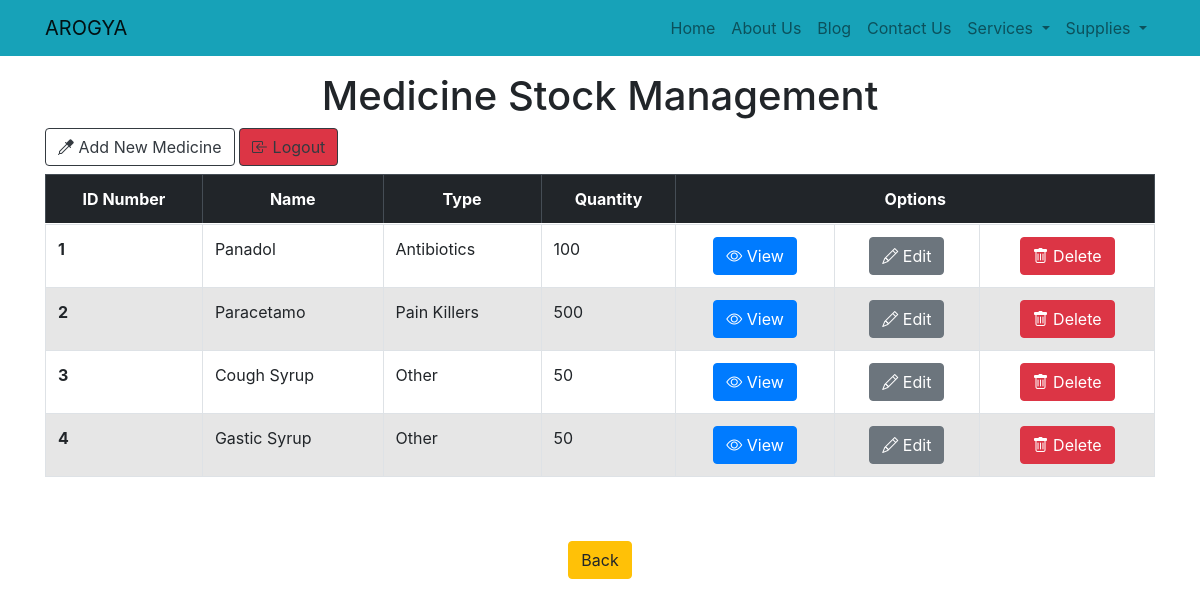
The page /Page_Files/Medicines.php (signed in) on the database its author committed.
### tables this page shows
CREATE TABLE IF NOT EXISTS `medicine` (
  `id` int(10) NOT NULL AUTO_INCREMENT,
  `m_card` varchar(50) NOT NULL,
  `m_name` varchar(50) NOT NULL,
  `m_type` varchar(50) NOT NULL,
  `m_price` varchar(50) NOT NULL,
  `m_quantity` int(50) NOT NULL,
  PRIMARY KEY (`id`)
);

### Page_Files/Medicines.php (the view, shortened to what this page needs)
<?php include "../header.php"?>
<nav class="navbar       navbar-light    bg-info        navbar-expand-sm    fixed-top">
     <div class="container">
          <a href="#" class="navbar-brand" > AROGYA </a>
          <div class="collapse          navbar-collapse"    id="navbarNavDropdown">  <! –– Nav Bar can collapse like a drop down button ––>
               <ul class="navbar-nav    ms-auto">
                    <li class="nav-item">         <a href="Details_Pages/Home.php"    class="nav-link"> Home </a>            </li>
                    <li class="nav-item">         <a href="Details_Pages/About.php"   class="nav-link"> About Us </a>        </li>
                    <li class="nav-item">         <a href="Details_Pages/Blog.php"    class="nav-link"> Blog </a>            </li>
                    <li class="nav-item">         <a href="Details_Pages/Contact.php" class="nav-link"> Contact Us </a>      </li>
                    <li class="nav-item dropdown">
                      <a class="nav-link dropdown-toggle" href="#" id="navbarDropdownMenuLink" data-toggle="dropdown" >     Services       </a>
                    </li>
                    <li class="nav-item dropdown">
                      <a class="nav-link dropdown-toggle" href="#" id="navbarDropdownMenuLink" data-toggle="dropdown" >     Supplies       </a>
                    </li>
                </ul>
          </div>
     </div>
</nav>
<br><br><br>
  <div class="container">
    <h1 class="text-center" >Medicine Stock Management</h1>
    <a href="Functions_Medicines/Create_Medicine.php" class='btn btn-outline-dark mb-2'> <i class="bi bi-eyedropper"></i> Add New Medicine</a>
      <?php
      echo "<a href='../Logout_Function.php?logout' class='btn btn-danger btn-outline-dark mb-2'> <i class='bi bi-box-arrow-in-left'></i> Logout</a>"
      ?>
    <table class="table   table-striped   table-bordered    table-hover">
      <thead class="table-dark">
        <tr>
          <th  scope="col"  class="text-center">ID Number</th>
          <th  scope="col"  class="text-center">Name</th>
          <th  scope="col"  class="text-center">Type</th>
          <th  scope="col"  class="text-center">Quantity</th>
          <th  scope="col" colspan="3" class="text-center">Options</th>
        </tr>
      </thead>
      <tbody>
        <tr>
          <?php
              $query="SELECT * FROM medicine";
              $view_medicine= mysqli_query($conn,$query);
              while($row= mysqli_fetch_assoc($view_medicine))
              {
                $id = $row['id'];
                $idc = $row['m_card'];
                $fname = $row['m_name'];
                $type = $row['m_type'];
                $quantity = $row['m_quantity'];
                echo "<tr >";
                echo " <th scope='row' >{$idc}</th>";
                echo " <td > {$fname}</td>";
                echo " <td > {$type}</td>";
                echo " <td > {$quantity}</td>";
                echo " <td class='text-center'> <a href='Functions_Medicines/View_Medicine.php?user_id={$id}' class='btn btn-primary'> <i class='bi bi-eye'></i> View</a> </td>";
                echo " <td class='text-center' > <a href='Functions_Medicines/Edit_Medicine.php?edit&user_id={$id}' class='btn btn-secondary'><i class='bi bi-pencil'></i> Edit</a> </td>";
                echo " <td  class='text-center'>  <a href='Functions_Medicines/Delete_Medicine.php?delete={$id}' class='btn btn-danger'> <i class='bi bi-trash'></i> Delete</a> </td>";
                echo " </tr> ";
              }
            ?>
        </tr>
      </tbody>
    </table>
  </div>
<div class="container text-center mt-3">
      <a href="Details_Pages/Home.php" class="btn btn-warning mt-5"> Back </a>

### rows shown on the page
medicine: m_card "1", m_name "Panadol", m_type "Antibiotics", m_quantity "100"
medicine: m_card "2", m_name "Paracetamo", m_type "Pain Killers", m_quantity "500"
medicine: m_card "3", m_name "Cough Syrup", m_type "Other", m_quantity "50"
medicine: m_card "4", m_name "Gastic Syrup", m_type "Other", m_quantity "50"
